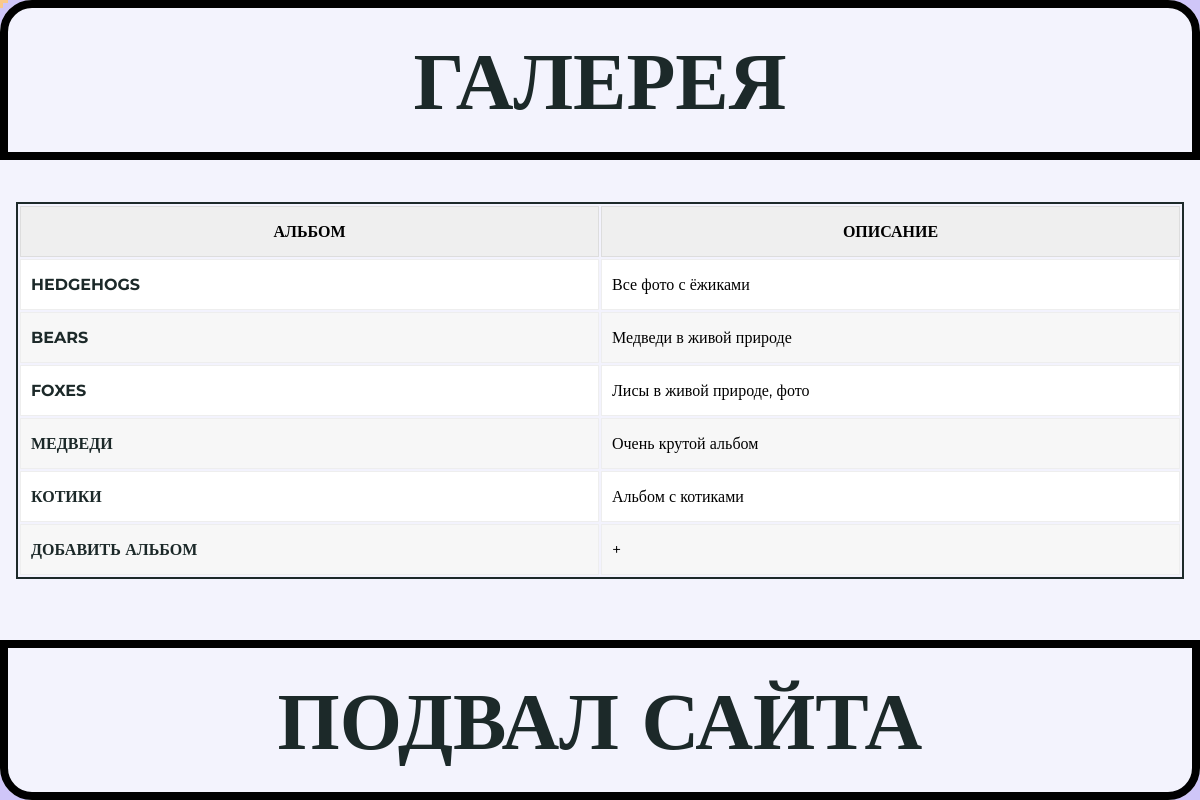
The app's page /galary/index.php with its own data.
### tables this page shows
CREATE TABLE `category` (
  `id` int NOT NULL,
  `category` tinytext NOT NULL,
  `description` tinytext NOT NULL
);

### galary/index.php (called while the page is built, shortened)
<?php
$base_path = __DIR__ . '/';
require_once $base_path . 'router.php';

### galary/main.php (the view, shortened to what this page needs)
<?php require_once $base_path . '/__header.php'; ?>
<?php
$connection = new PDO('mysql:host=localhost;dbname=galary_bd;charset=utf8',\Settings\USER_NAME,\Settings\PASSWORD);
$res = $connection->query('SELECT category, description FROM category;'); ?>
<table class='block__table'>
        <thead>
            <tr>
                <th>АЛЬБОМ</th>
                <th>ОПИСАНИЕ</th>
            </tr>
        </thead>
        <tbody>
<?php foreach ($res as $result){?>
    <tr>
    <td>
    <a class="category__link" href="?route=cat&category=<?php echo $result['category']; ?>"> <?php echo strtoupper($result['category']); ?></a></td><td><?php echo $result['description'];?></td></tr>
<?php }
?>
    <tr>
        <td>
            <a class="category__link" href="/add">ДОБАВИТЬ АЛЬБОМ</a>
        </td>
        <td>
            +
        </td>
    </tr>
</table>
<?php require_once $base_path . '/__footer.php'; ?>

### galary/style.css (style rules this page uses)
:root { box-sizing: border-box; }
body,html { width: 100%; height: 100%; background: repeating-linear-gradient(to right, transparent 0, transparent 8px, var(--main_color) 8px, var(--main_color) 122px, transparent 122px, transparent 127px), repeating-linear-gradient(180deg, transparent 0, transparent 8px, var(--main_color) 8px, var(--main_color) 122px, transparent 122px, transparent 127px), repeating-linear-gradient(180deg, rgb(249, 201, 139), rgb(249, 201, 139) 3px, transparent 3px, transparent 127px), repeating-linear-gradient(to right, rgb(249, 201, 139), rgb(249, 201, 139) 3px, var(--main_color) 3px, var(--main_color) 127px); margin: 0; padding: 0; }
.block__table { width: 100%; border: 2px solid rgb(28, 41, 41); table-layout: fixed; width: 100%; margin-bottom: 20px; }
.block__table th { font-weight: bold; padding: 15px; background: #efefef; border: 1px solid #dddddd; }
.block__table td { padding: 15px 10px; border: 1px solid #eee; text-align: left; }
.block__table tbody tr:nth-child(odd) { background: #fff; }
.block__table tbody tr:nth-child(even) { background: #F7F7F7; }
.category__link { text-decoration: none; color: rgb(28, 41, 41); font-weight: 700; text-transform: uppercase; }

### records on screen
category: category "HEDGEHOGS", description "Все фото с ёжиками"
category: category "BEARS", description "Медведи в живой природе"
category: category "FOXES", description "Лисы в живой природе, фото"
category: category "МЕДВЕДИ", description "Очень крутой альбом"
category: category "КОТИКИ", description "Альбом с котиками"
